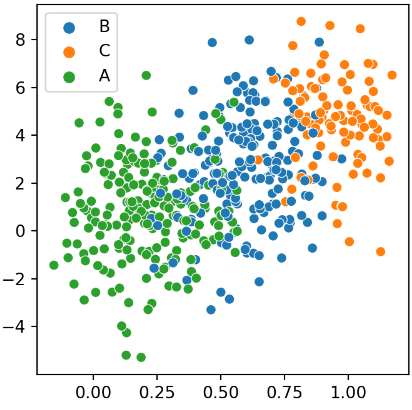
#> input picture wip/scatterplot.png, 412 x 410 px, found by its file name
$ python daltonization.py
#> lines starting #> are read from the running program, lines starting #| are printed output that depends on the picture
import cv2
import numpy as np
import matplotlib.pyplot as plt

def daltonize(image_path, colorblind_type="protanopia"):
    """
    Daltonizes an image for a specific type of colorblindness.

    :param image_path: Path to the image to be daltonized.
    :param colorblind_type: Type of colorblindness ('protanopia', 'deuteranopia', 'tritanopia').
    :return: Daltonized image.
    """
#> called with image_path = 'wip/scatterplot.png', colorblind_type = 'protanopia'
    # Define LMS transformation matrices for different types of colorblindness
    colorblind_matrices = {
        "protanopia": np.array([
            [0, 1.05118294, -0.05116099],
            [0, 1, 0],
            [0, 0, 1]
        ]),
        "deuteranopia": np.array([
            [1, 0, 0],
            [0.9513092, 0, 0.04866992],
            [0, 0, 1]
        ]),
        "tritanopia": np.array([
            [1, 0, 0],
            [0, 1, 0],
            [-0.86744736, 1.86727089, 0]
        ]),
    }

    # Load image and convert to float for calculations
    image = cv2.imread(image_path)
#> image is the input picture: shape (410, 412, 3); mean B, G, R 227.2, 234, 226.7
    if image is None:
        raise ValueError(f"Image at path {image_path} could not be loaded.")
    image = cv2.cvtColor(image, cv2.COLOR_BGR2RGB) / 255.0
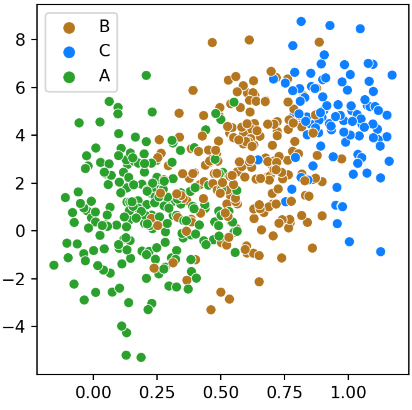
#> image: shape (410, 412, 3) float64; mean B, G, R 0.889, 0.917, 0.891

    # Convert RGB to LMS color space
    rgb_to_lms = np.array([
        [17.8824, 43.5161, 4.11935],
        [3.45565, 27.1554, 3.86714],
        [0.0299566, 0.184309, 1.46709]
    ])
    lms_to_rgb = np.linalg.inv(rgb_to_lms)

    lms_image = np.dot(image.reshape(-1, 3), rgb_to_lms.T).reshape(image.shape)
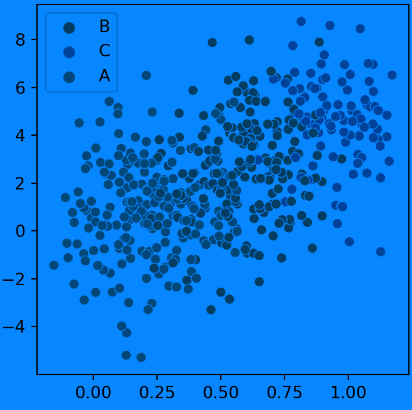
#> lms_image: shape (410, 412, 3) float64; mean B, G, R 59.5, 31.4, 1.5; drawn with min black and max white

    # Apply colorblind transformation
    cb_matrix = colorblind_matrices[colorblind_type]
    cb_lms_image = np.dot(lms_image.reshape(-1, 3), cb_matrix.T).reshape(image.shape)
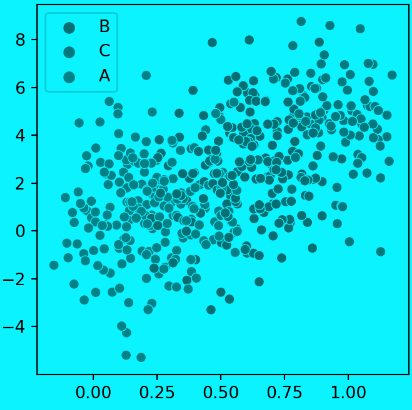
#> cb_lms_image: shape (410, 412, 3) float64; mean B, G, R 33, 31.4, 1.5; drawn with min black and max white

    # Compute error and adjust colors
    error = lms_image - cb_lms_image
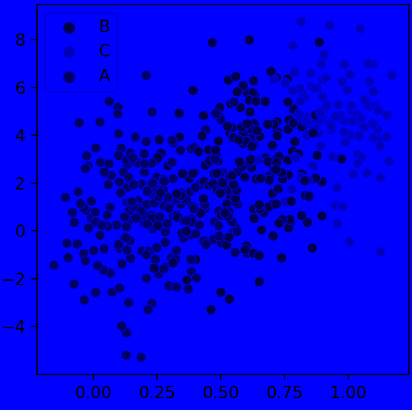
#> error: shape (410, 412, 3) float64; mean B, G, R 26.5, 0, 0; drawn with min black and max white
    adjusted_lms_image = cb_lms_image + error

    # Convert back to RGB
    daltonized_image = np.dot(adjusted_lms_image.reshape(-1, 3), lms_to_rgb.T).reshape(image.shape)
    daltonized_image = np.clip(daltonized_image, 0, 1)  # Clip to valid range

    return (daltonized_image * 255).astype(np.uint8)

# Example usage
if __name__ == "__main__":
    # Path to input image
    input_image_path = "wip/scatterplot.png"

    # Apply Daltonization
    try:
        daltonized_image = daltonize(input_image_path, colorblind_type="protanopia")

        # Display the result
        plt.figure(figsize=(10, 5))
        plt.subplot(1, 2, 1)
        plt.title("Original Image")
        original_image = cv2.cvtColor(cv2.imread(input_image_path), cv2.COLOR_BGR2RGB)
        plt.imshow(original_image)
        plt.axis("off")

        plt.subplot(1, 2, 2)
        plt.title("Daltonized Image")
        plt.imshow(daltonized_image)
        plt.axis("off")

        plt.tight_layout()
        plt.show()
    except Exception as e:
        print(f"Error: {e}")
